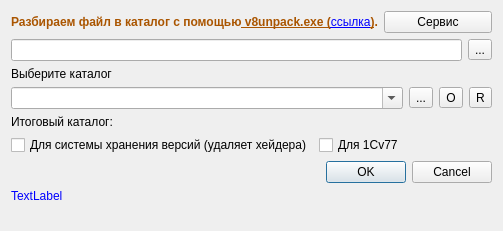
<?xml version="1.0" encoding="UTF-8"?>
<ui version="4.0">
 <class>Widget</class>
 <widget class="QWidget" name="Widget">
  <property name="geometry">
   <rect>
    <x>0</x>
    <y>0</y>
    <width>503</width>
    <height>231</height>
   </rect>
  </property>
  <property name="windowTitle">
   <string>v8UnpackQ4</string>
  </property>
  <layout class="QVBoxLayout" name="verticalLayout">
   <item>
    <layout class="QHBoxLayout" name="horizontalLayout_3">
     <item>
      <widget class="QLabel" name="label">
       <property name="text">
        <string>&lt;html&gt;&lt;head/&gt;&lt;body&gt;&lt;p&gt;&lt;span style=&quot; font-weight:600; color:#aa5500;&quot;&gt;Разбираем файл в каталог с помощью&lt;/span&gt;&lt;span style=&quot; font-weight:600; text-decoration: underline; color:#aa5500;&quot;&gt; v8unpack.exe (&lt;/span&gt;&lt;a href=&quot;https://github.com/e8tools&quot;&gt;&lt;span style=&quot; text-decoration: underline; color:#0000ff;&quot;&gt;ссылка&lt;/span&gt;&lt;/a&gt;&lt;span style=&quot; font-weight:600; text-decoration: underline; color:#aa5500;&quot;&gt;)&lt;/span&gt;&lt;span style=&quot; font-weight:600; color:#aa5500;&quot;&gt;.&lt;/span&gt;&lt;/p&gt;&lt;/body&gt;&lt;/html&gt;</string>
       </property>
      </widget>
     </item>
     <item>
      <widget class="QPushButton" name="pushButton">
       <property name="text">
        <string>Сервис</string>
       </property>
      </widget>
     </item>
    </layout>
   </item>
   <item>
    <layout class="QHBoxLayout" name="horizontalLayout">
     <item>
      <widget class="QLineEdit" name="fileName_le"/>
     </item>
     <item>
      <widget class="QToolButton" name="fileName_tb">
       <property name="text">
        <string>...</string>
       </property>
      </widget>
     </item>
    </layout>
   </item>
   <item>
    <widget class="QLabel" name="label_2">
     <property name="text">
      <string>Выберите каталог</string>
     </property>
    </widget>
   </item>
   <item>
    <layout class="QHBoxLayout" name="horizontalLayout_2">
     <item>
      <widget class="QComboBox" name="directoryComboBox">
       <property name="editable">
        <bool>true</bool>
       </property>
       <property name="insertPolicy">
        <enum>QComboBox::InsertAtTop</enum>
       </property>
       <property name="duplicatesEnabled">
        <bool>true</bool>
       </property>
      </widget>
     </item>
     <item>
      <widget class="QToolButton" name="toolButton">
       <property name="text">
        <string>...</string>
       </property>
      </widget>
     </item>
     <item>
      <widget class="QToolButton" name="toolButton_2">
       <property name="text">
        <string>O</string>
       </property>
      </widget>
     </item>
     <item>
      <widget class="QToolButton" name="resetSettings_tb">
       <property name="toolTip">
        <string>Reset settings</string>
       </property>
       <property name="text">
        <string>R</string>
       </property>
      </widget>
     </item>
    </layout>
   </item>
   <item>
    <layout class="QHBoxLayout" name="horizontalLayout_5">
     <item>
      <widget class="QLabel" name="label_3">
       <property name="text">
        <string>Итоговый каталог:</string>
       </property>
      </widget>
     </item>
     <item>
      <widget class="QLabel" name="label_folder_target">
       <property name="palette">
        <palette>
         <active>
          <colorrole role="WindowText">
           <brush brushstyle="SolidPattern">
            <color alpha="255">
             <red>170</red>
             <green>0</green>
             <blue>255</blue>
            </color>
           </brush>
          </colorrole>
         </active>
         <inactive>
          <colorrole role="WindowText">
           <brush brushstyle="SolidPattern">
            <color alpha="255">
             <red>170</red>
             <green>0</green>
             <blue>255</blue>
            </color>
           </brush>
          </colorrole>
         </inactive>
         <disabled>
          <colorrole role="WindowText">
           <brush brushstyle="SolidPattern">
            <color alpha="255">
             <red>106</red>
             <green>104</green>
             <blue>100</blue>
            </color>
           </brush>
          </colorrole>
         </disabled>
        </palette>
       </property>
       <property name="text">
        <string/>
       </property>
      </widget>
     </item>
    </layout>
   </item>
   <item>
    <layout class="QHBoxLayout" name="horizontalLayout_6">
     <item>
      <widget class="QCheckBox" name="forVCS_cb">
       <property name="text">
        <string>Для системы хранения версий (удаляет хейдера)</string>
       </property>
      </widget>
     </item>
     <item>
      <widget class="QCheckBox" name="for1Cv77">
       <property name="text">
        <string>Для 1Сv77</string>
       </property>
      </widget>
     </item>
    </layout>
   </item>
   <item>
    <layout class="QHBoxLayout" name="horizontalLayout_4">
     <item>
      <widget class="QDialogButtonBox" name="buttonBox">
       <property name="standardButtons">
        <set>QDialogButtonBox::Cancel|QDialogButtonBox::Ok</set>
       </property>
      </widget>
     </item>
    </layout>
   </item>
   <item>
    <widget class="QLabel" name="label_status">
     <property name="palette">
      <palette>
       <active>
        <colorrole role="WindowText">
         <brush brushstyle="SolidPattern">
          <color alpha="255">
           <red>0</red>
           <green>0</green>
           <blue>255</blue>
          </color>
         </brush>
        </colorrole>
       </active>
       <inactive>
        <colorrole role="WindowText">
         <brush brushstyle="SolidPattern">
          <color alpha="255">
           <red>0</red>
           <green>0</green>
           <blue>255</blue>
          </color>
         </brush>
        </colorrole>
       </inactive>
       <disabled>
        <colorrole role="WindowText">
         <brush brushstyle="SolidPattern">
          <color alpha="255">
           <red>106</red>
           <green>104</green>
           <blue>100</blue>
          </color>
         </brush>
        </colorrole>
       </disabled>
      </palette>
     </property>
     <property name="text">
      <string>TextLabel</string>
     </property>
    </widget>
   </item>
   <item>
    <spacer name="verticalSpacer">
     <property name="orientation">
      <enum>Qt::Vertical</enum>
     </property>
     <property name="sizeHint" stdset="0">
      <size>
       <width>20</width>
       <height>40</height>
      </size>
     </property>
    </spacer>
   </item>
  </layout>
 </widget>
 <resources/>
 <connections/>
</ui>
